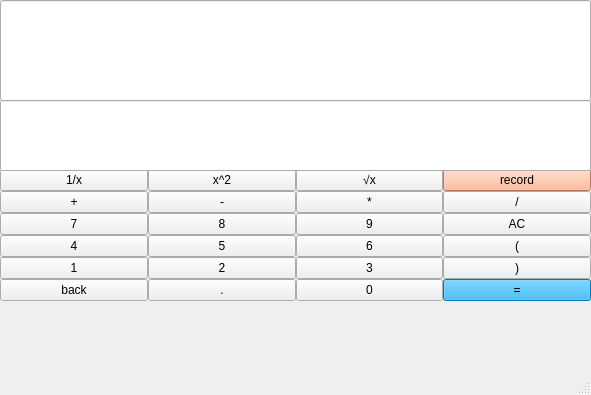
<?xml version="1.0" encoding="UTF-8"?>
<ui version="4.0">
 <class>calculator</class>
 <widget class="QMainWindow" name="calculator">
  <property name="geometry">
   <rect>
    <x>0</x>
    <y>0</y>
    <width>591</width>
    <height>395</height>
   </rect>
  </property>
  <property name="windowTitle">
   <string>calculator</string>
  </property>
  <widget class="QWidget" name="centralwidget">
   <widget class="QWidget" name="gridLayoutWidget">
    <property name="geometry">
     <rect>
      <x>0</x>
      <y>169</y>
      <width>591</width>
      <height>211</height>
     </rect>
    </property>
    <layout class="QGridLayout" name="gridLayout">
     <property name="sizeConstraint">
      <enum>QLayout::SetMaximumSize</enum>
     </property>
     <property name="spacing">
      <number>0</number>
     </property>
     <item row="2" column="1">
      <widget class="QPushButton" name="pushButton_8">
       <property name="text">
        <string>8</string>
       </property>
      </widget>
     </item>
     <item row="4" column="3">
      <widget class="QPushButton" name="pushButton_left">
       <property name="text">
        <string>(</string>
       </property>
      </widget>
     </item>
     <item row="2" column="3">
      <widget class="QPushButton" name="pushButton_clear">
       <property name="text">
        <string>AC</string>
       </property>
      </widget>
     </item>
     <item row="4" column="0">
      <widget class="QPushButton" name="pushButton_4">
       <property name="text">
        <string>4</string>
       </property>
      </widget>
     </item>
     <item row="7" column="2">
      <widget class="QPushButton" name="pushButton_3">
       <property name="text">
        <string>3</string>
       </property>
      </widget>
     </item>
     <item row="8" column="1">
      <widget class="QPushButton" name="pushButton_point">
       <property name="text">
        <string>.</string>
       </property>
      </widget>
     </item>
     <item row="4" column="2">
      <widget class="QPushButton" name="pushButton_6">
       <property name="text">
        <string>6</string>
       </property>
      </widget>
     </item>
     <item row="1" column="0">
      <widget class="QPushButton" name="pushButton_plus">
       <property name="text">
        <string>+</string>
       </property>
      </widget>
     </item>
     <item row="4" column="1">
      <widget class="QPushButton" name="pushButton_5">
       <property name="text">
        <string>5</string>
       </property>
      </widget>
     </item>
     <item row="0" column="3">
      <widget class="QPushButton" name="pushButton_record">
       <property name="styleSheet">
        <string notr="true">QPushButton#pushButton_record{
	background-color: rgb(255, 170, 127);
}</string>
       </property>
       <property name="text">
        <string>record</string>
       </property>
      </widget>
     </item>
     <item row="8" column="2">
      <widget class="QPushButton" name="pushButton_0">
       <property name="text">
        <string>0</string>
       </property>
      </widget>
     </item>
     <item row="2" column="2">
      <widget class="QPushButton" name="pushButton_9">
       <property name="text">
        <string>9</string>
       </property>
      </widget>
     </item>
     <item row="8" column="0">
      <widget class="QPushButton" name="pushButton_back">
       <property name="text">
        <string>back</string>
       </property>
      </widget>
     </item>
     <item row="0" column="0">
      <widget class="QPushButton" name="pushButton_reverse">
       <property name="text">
        <string>1/x</string>
       </property>
      </widget>
     </item>
     <item row="2" column="0">
      <widget class="QPushButton" name="pushButton_7">
       <property name="text">
        <string>7</string>
       </property>
      </widget>
     </item>
     <item row="0" column="2">
      <widget class="QPushButton" name="pushButton_half">
       <property name="text">
        <string>√x</string>
       </property>
      </widget>
     </item>
     <item row="1" column="2">
      <widget class="QPushButton" name="pushButton_mult">
       <property name="text">
        <string>*</string>
       </property>
      </widget>
     </item>
     <item row="8" column="3">
      <widget class="QPushButton" name="pushButton_equal">
       <property name="styleSheet">
        <string notr="true">QPushButton#pushButton_equal
{
background-color: rgb(0, 170, 255);}
</string>
       </property>
       <property name="text">
        <string>=</string>
       </property>
      </widget>
     </item>
     <item row="7" column="0">
      <widget class="QPushButton" name="pushButton_1">
       <property name="text">
        <string>1</string>
       </property>
      </widget>
     </item>
     <item row="7" column="3">
      <widget class="QPushButton" name="pushButton_right">
       <property name="text">
        <string>)</string>
       </property>
      </widget>
     </item>
     <item row="1" column="3">
      <widget class="QPushButton" name="pushButton_rid">
       <property name="text">
        <string>/</string>
       </property>
      </widget>
     </item>
     <item row="0" column="1">
      <widget class="QPushButton" name="pushButton_twice">
       <property name="text">
        <string>x^2</string>
       </property>
      </widget>
     </item>
     <item row="7" column="1">
      <widget class="QPushButton" name="pushButton_2">
       <property name="text">
        <string>2</string>
       </property>
      </widget>
     </item>
     <item row="1" column="1">
      <widget class="QPushButton" name="pushButton_minus">
       <property name="text">
        <string>-</string>
       </property>
      </widget>
     </item>
    </layout>
   </widget>
   <widget class="QLineEdit" name="lineEdit_sysin">
    <property name="enabled">
     <bool>true</bool>
    </property>
    <property name="geometry">
     <rect>
      <x>0</x>
      <y>0</y>
      <width>591</width>
      <height>101</height>
     </rect>
    </property>
    <property name="font">
     <font>
      <pointsize>26</pointsize>
     </font>
    </property>
    <property name="layoutDirection">
     <enum>Qt::LeftToRight</enum>
    </property>
    <property name="text">
     <string/>
    </property>
    <property name="alignment">
     <set>Qt::AlignRight|Qt::AlignTrailing|Qt::AlignVCenter</set>
    </property>
    <property name="readOnly">
     <bool>true</bool>
    </property>
   </widget>
   <widget class="QLineEdit" name="lineEdit_sysout">
    <property name="geometry">
     <rect>
      <x>0</x>
      <y>100</y>
      <width>591</width>
      <height>71</height>
     </rect>
    </property>
    <property name="font">
     <font>
      <pointsize>10</pointsize>
     </font>
    </property>
    <property name="text">
     <string/>
    </property>
    <property name="alignment">
     <set>Qt::AlignRight|Qt::AlignTrailing|Qt::AlignVCenter</set>
    </property>
    <property name="readOnly">
     <bool>true</bool>
    </property>
   </widget>
  </widget>
  <widget class="QStatusBar" name="statusbar"/>
 </widget>
 <resources/>
 <connections/>
</ui>
